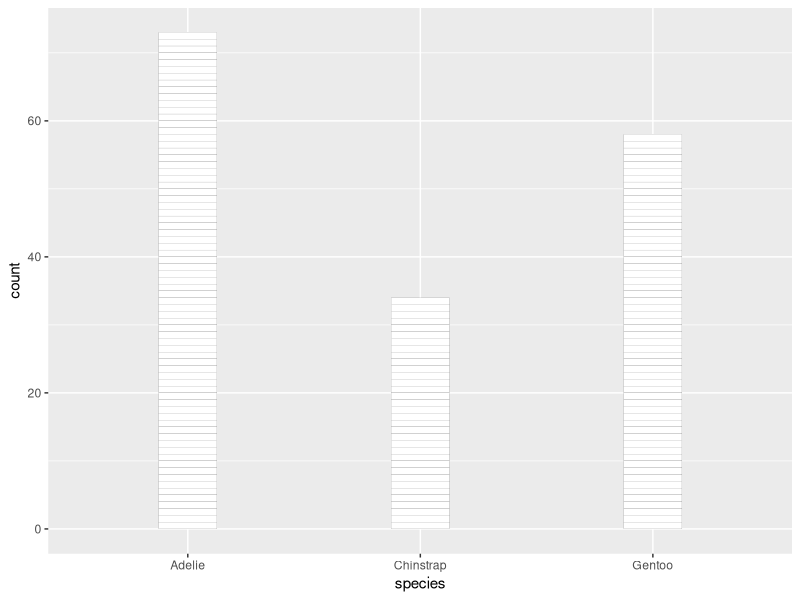
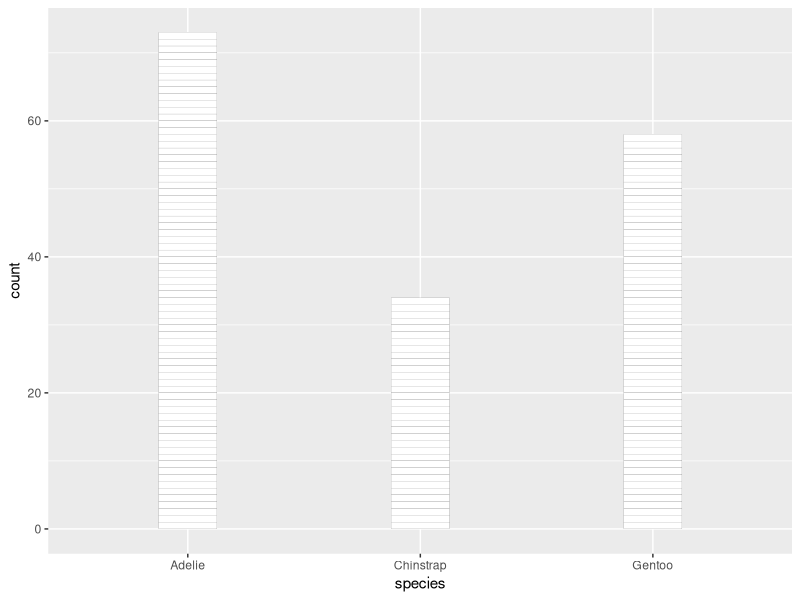
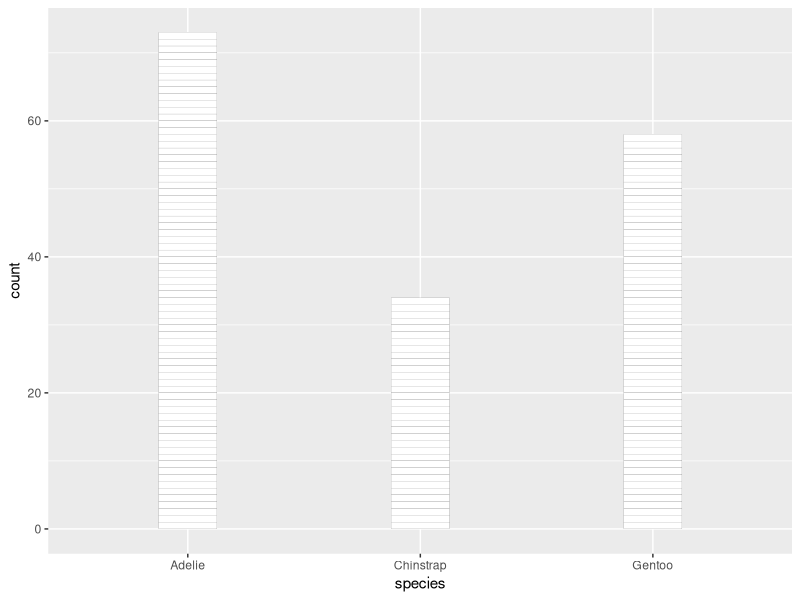
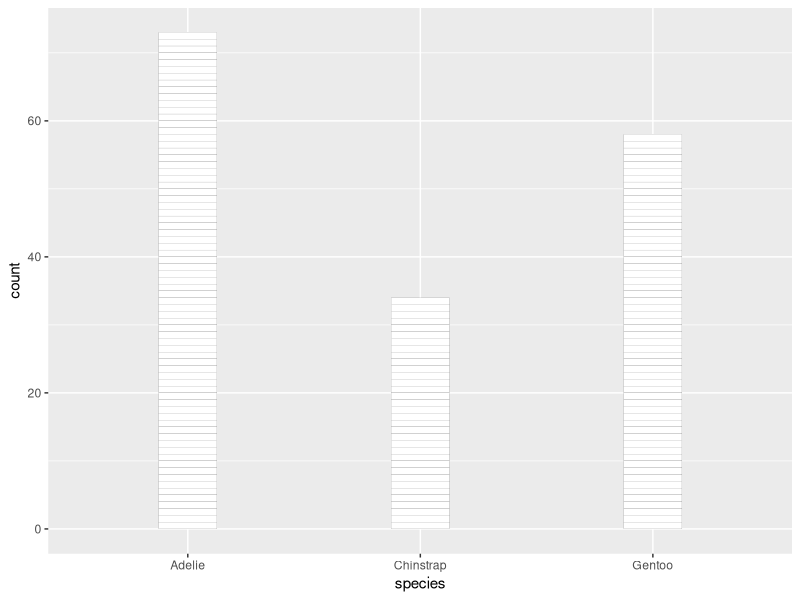
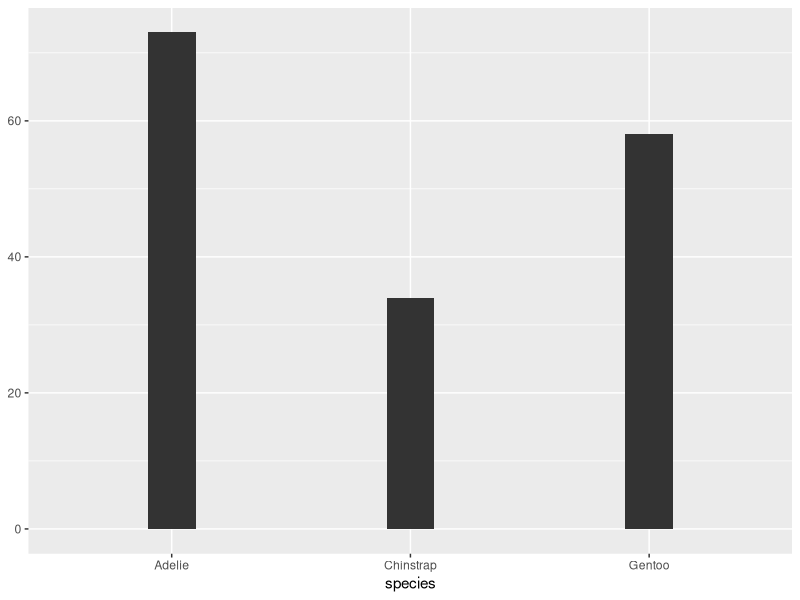
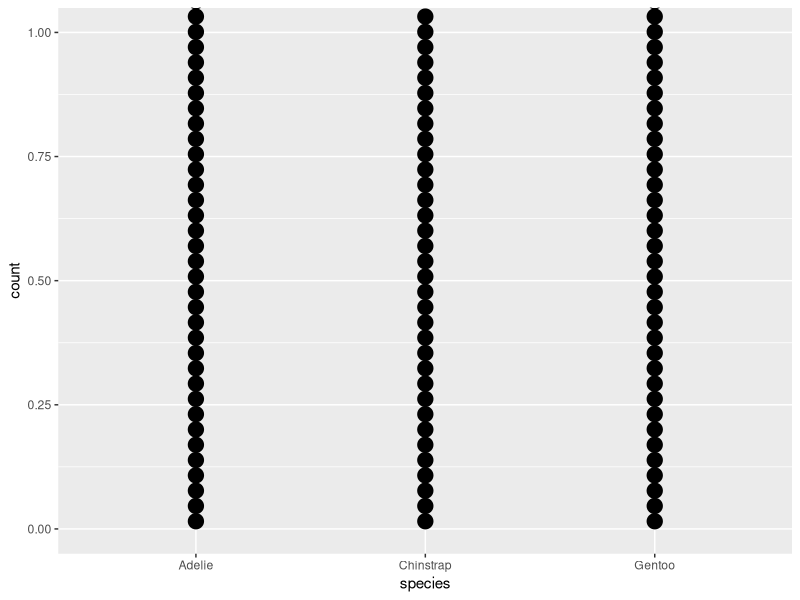
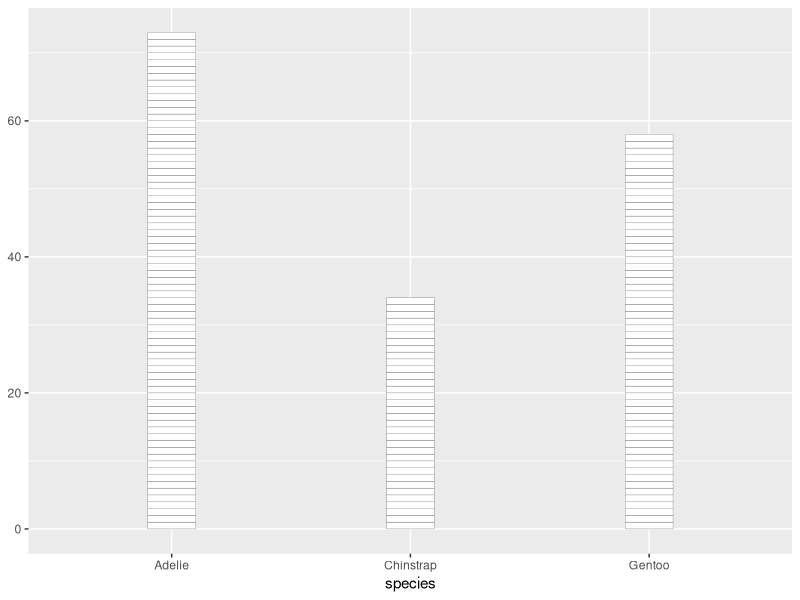

Source code (R) for these figures, in order:
## ---- chunk 1
knitr::opts_chunk$set(echo = TRUE)
options(tidyverse.quiet = TRUE)
## ---- chunk 2
library(tidyverse)

palmerpenguins::penguins |>
  filter(sex == "female") |>
  mutate(id = row_number()) |>
  ggplot() + 
  aes(x = species) + 
  geom_bar(width = .25, 
           fill = "white",
           color = "grey35",
           linewidth = .05) + 
  aes(group = id)
## ---- chunk 3
library(tidyverse)
palmerpenguins::penguins |>
  filter(sex == "female") |>
  mutate(id = row_number()) |>
  ggplot() + 
  aes(x = species) + 
  layer(geom = "bar", 
        stat = "count", 
        position = "stack",
        params = list(
          width = .25, 
          fill = "white",
          color = "grey35",
          linewidth = .05
        )) + 
  aes(group = id)
## ---- chunk 4
palmerpenguins::penguins |>
  filter(sex == "female") |>
  mutate(id = row_number()) |>
  ggplot() + 
  aes(x = species) + 
  layer(geom = ggproto("GeomBrick", 
                       GeomBar, 
                       default_aes = aes(fill = "white",
                                         color = "grey35",
                                         linewidth = .05)),
        stat = "count", 
        position = "stack",
        params = list(
          width = .25
        )) + 
  aes(group = id)


palmerpenguins::penguins |>
  filter(sex == "female") |>
  mutate(id = row_number()) |>
  ggplot() + 
  aes(x = species) + 
  layer(geom = ggproto("GeomBrick", 
                       GeomBar, 
                       default_aes = aes(fill = "white",
                                         color = "grey35",
                                         linewidth = .05)),
        stat = ggproto("StatCountId", StatCount,
                       compute_group = function(data, scales){
                         StatCount$compute_group(data, scales) %>% 
                         mutate(id = row_number())
                         }),
        position = "stack",
        params = list(
          width = .25
        )) + 
  aes(group = id)


# layer_data()


library(tidyverse)
compute_group_bricks <- function(data, scales){
  
  data %>% 
    mutate(id = row_number()) %>% 
    mutate(y = id - .5)  
  
}

StatBricks <- ggproto("StatBricks", Stat,
                      compute_group = compute_group_bricks)

palmerpenguins::penguins |>
  filter(sex == "female") |>
  ggplot() + 
  aes(x = species) + 
  geom_tile(stat = StatBricks, 
            width = .2)

palmerpenguins::penguins |>
  filter(sex == "female") |>
  ggplot() + 
  aes(x = species) + 
  geom_dotplot()

library()

StatBrickStack <- ggproto("StatBrickStack", 
                      Stat,
                      compute_group = compute_group_bricks)

palmerpenguins::penguins |>
  filter(sex == "female") |>
  ggplot() + 
  aes(x = species) + 
  layer(stat = StatBrickStack,
        geom = ggproto("GeomBricks", 
                       GeomTile,
                       default_aes = 
                         aes(!!!modifyList(
                           GeomTile$default_aes,
                           aes(color = "grey35", 
                               fill = "white", 
                               linewidth = .1)
                                           ))
                         ),
        position = "identity",
        params = list(width = .2))



GeomTile$default_aes




